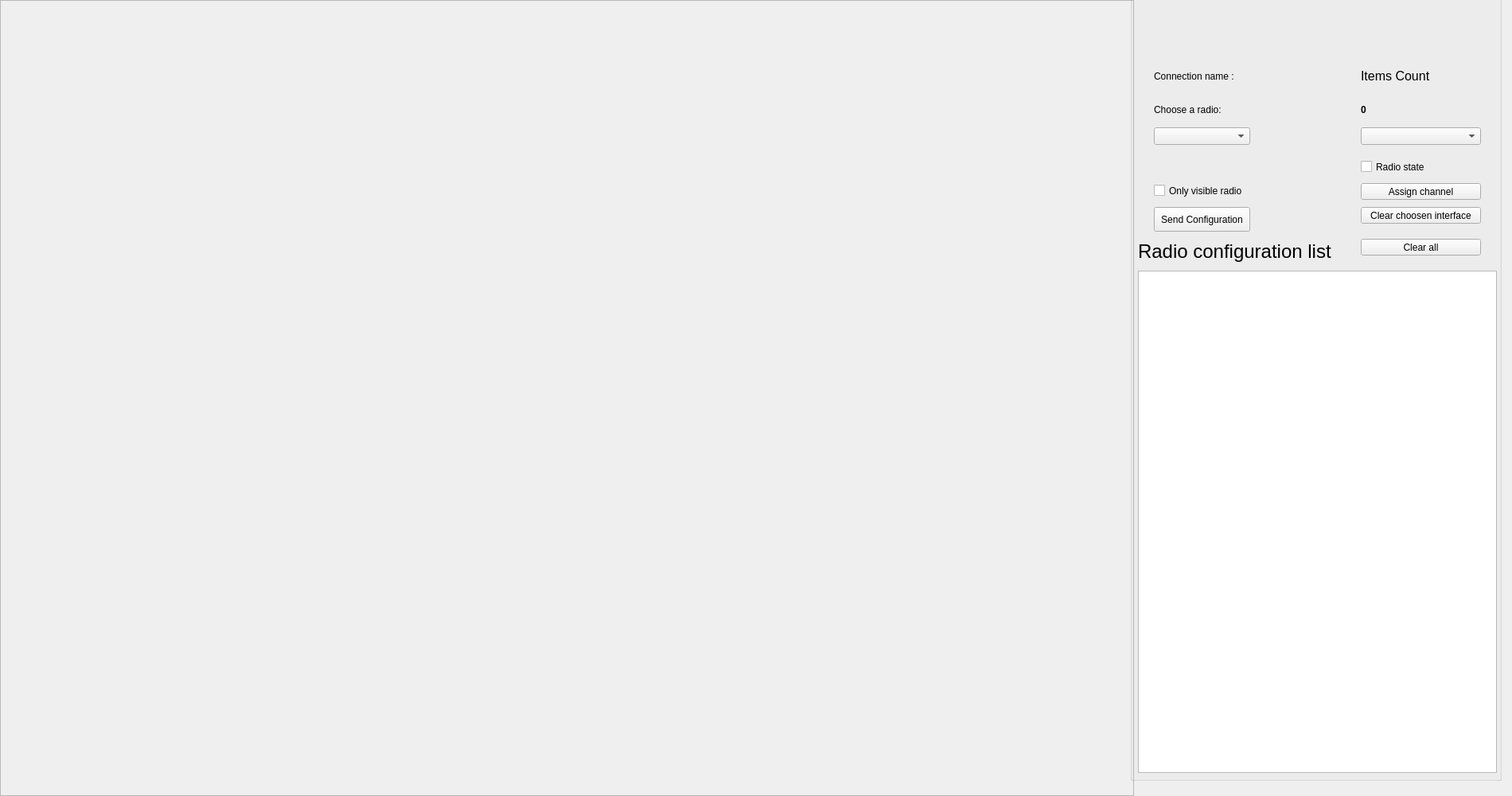
<?xml version="1.0" encoding="UTF-8"?>
<ui version="4.0">
 <class>deploy_rx</class>
 <widget class="QWidget" name="deploy_rx">
  <property name="geometry">
   <rect>
    <x>0</x>
    <y>0</y>
    <width>1900</width>
    <height>1000</height>
   </rect>
  </property>
  <property name="windowTitle">
   <string>Form</string>
  </property>
  <widget class="QScrollArea" name="scrollArea">
   <property name="geometry">
    <rect>
     <x>0</x>
     <y>0</y>
     <width>1425</width>
     <height>1000</height>
    </rect>
   </property>
   <property name="widgetResizable">
    <bool>true</bool>
   </property>
   <widget class="QWidget" name="scrollAreaWidgetContents">
    <property name="geometry">
     <rect>
      <x>0</x>
      <y>0</y>
      <width>1423</width>
      <height>998</height>
     </rect>
    </property>
   </widget>
  </widget>
  <widget class="QGroupBox" name="groupBox">
   <property name="geometry">
    <rect>
     <x>1420</x>
     <y>-120</y>
     <width>467</width>
     <height>1101</height>
    </rect>
   </property>
   <property name="title">
    <string/>
   </property>
   <widget class="QLabel" name="label">
    <property name="geometry">
     <rect>
      <x>130</x>
      <y>30</y>
      <width>271</width>
      <height>101</height>
     </rect>
    </property>
    <property name="font">
     <font>
      <family>Times New Roman</family>
      <pointsize>28</pointsize>
      <weight>75</weight>
      <bold>true</bold>
     </font>
    </property>
    <property name="text">
     <string>Radio manager</string>
    </property>
   </widget>
   <widget class="QLabel" name="txNameLabel">
    <property name="geometry">
     <rect>
      <x>30</x>
      <y>200</y>
      <width>171</width>
      <height>31</height>
     </rect>
    </property>
    <property name="font">
     <font>
      <pointsize>9</pointsize>
      <weight>50</weight>
      <bold>false</bold>
     </font>
    </property>
    <property name="text">
     <string>Connection name :</string>
    </property>
   </widget>
   <widget class="QLabel" name="label_3">
    <property name="geometry">
     <rect>
      <x>290</x>
      <y>200</y>
      <width>101</width>
      <height>31</height>
     </rect>
    </property>
    <property name="font">
     <font>
      <pointsize>12</pointsize>
     </font>
    </property>
    <property name="text">
     <string>Items Count</string>
    </property>
   </widget>
   <widget class="QLabel" name="AreaLabelSize">
    <property name="geometry">
     <rect>
      <x>290</x>
      <y>250</y>
      <width>181</width>
      <height>16</height>
     </rect>
    </property>
    <property name="font">
     <font>
      <weight>75</weight>
      <bold>true</bold>
     </font>
    </property>
    <property name="text">
     <string>0</string>
    </property>
   </widget>
   <widget class="QLabel" name="label_5">
    <property name="geometry">
     <rect>
      <x>10</x>
      <y>420</y>
      <width>261</width>
      <height>31</height>
     </rect>
    </property>
    <property name="font">
     <font>
      <pointsize>18</pointsize>
      <weight>50</weight>
      <bold>false</bold>
     </font>
    </property>
    <property name="text">
     <string>Radio configuration list</string>
    </property>
   </widget>
   <widget class="QPushButton" name="deleteTx">
    <property name="geometry">
     <rect>
      <x>290</x>
      <y>380</y>
      <width>151</width>
      <height>21</height>
     </rect>
    </property>
    <property name="text">
     <string>Clear choosen interface</string>
    </property>
   </widget>
   <widget class="QTableWidget" name="TxTable">
    <property name="geometry">
     <rect>
      <x>10</x>
      <y>460</y>
      <width>451</width>
      <height>631</height>
     </rect>
    </property>
   </widget>
   <widget class="QComboBox" name="radio_id">
    <property name="geometry">
     <rect>
      <x>30</x>
      <y>280</y>
      <width>121</width>
      <height>22</height>
     </rect>
    </property>
   </widget>
   <widget class="QLabel" name="label_4">
    <property name="geometry">
     <rect>
      <x>30</x>
      <y>250</y>
      <width>111</width>
      <height>16</height>
     </rect>
    </property>
    <property name="text">
     <string>Choose a radio:</string>
    </property>
   </widget>
   <widget class="QPushButton" name="sendConfig">
    <property name="geometry">
     <rect>
      <x>30</x>
      <y>380</y>
      <width>121</width>
      <height>31</height>
     </rect>
    </property>
    <property name="text">
     <string>Send Configuration</string>
    </property>
   </widget>
   <widget class="QPushButton" name="cleareAll">
    <property name="geometry">
     <rect>
      <x>290</x>
      <y>420</y>
      <width>151</width>
      <height>21</height>
     </rect>
    </property>
    <property name="text">
     <string>Clear all</string>
    </property>
   </widget>
   <widget class="QComboBox" name="channelComboBox">
    <property name="geometry">
     <rect>
      <x>290</x>
      <y>280</y>
      <width>151</width>
      <height>22</height>
     </rect>
    </property>
   </widget>
   <widget class="QCheckBox" name="visibleRadioCheckBox">
    <property name="geometry">
     <rect>
      <x>30</x>
      <y>350</y>
      <width>121</width>
      <height>19</height>
     </rect>
    </property>
    <property name="text">
     <string>Only visible radio</string>
    </property>
   </widget>
   <widget class="QPushButton" name="sendRadioButton">
    <property name="geometry">
     <rect>
      <x>290</x>
      <y>350</y>
      <width>151</width>
      <height>21</height>
     </rect>
    </property>
    <property name="text">
     <string>Assign channel</string>
    </property>
   </widget>
   <widget class="QCheckBox" name="radioState">
    <property name="geometry">
     <rect>
      <x>290</x>
      <y>320</y>
      <width>141</width>
      <height>19</height>
     </rect>
    </property>
    <property name="text">
     <string>Radio state</string>
    </property>
   </widget>
  </widget>
 </widget>
 <resources/>
 <connections/>
</ui>
